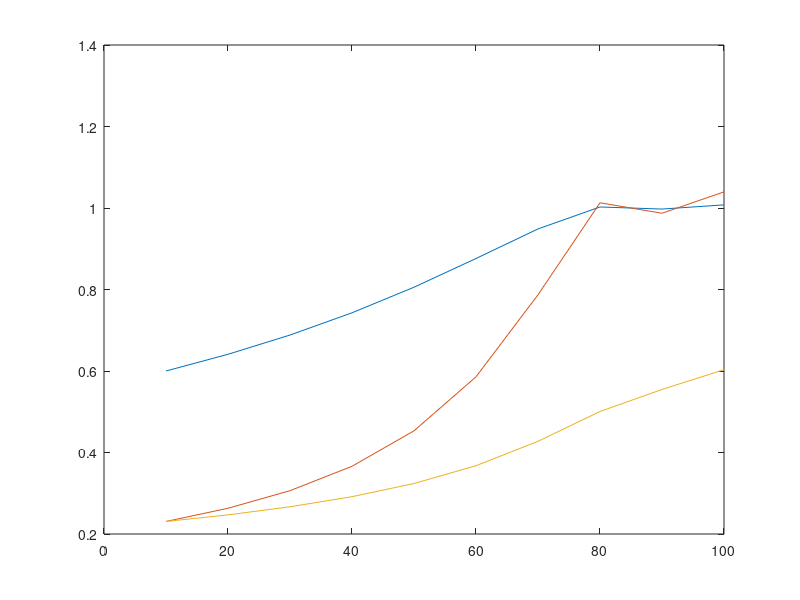

This figure's MATLAB source:
r1=0.2;
r2=5;
mol1=6;
total=10;
f1=60/100;
f2=1-f1;
molcon=0;
output=[];
for i=1:10
    Fa=(r1*f1^2+f1*f2)/(r1*f1^2+2*f1*f2+r2*f2^2);
    mol1=mol1-Fa;
    molcon=molcon+Fa;
    cumcon=molcon/i;
    total=total-1;
    output=[output;f1 Fa cumcon];
    f1=mol1/total;
    f2=1-f1;
end
c=10:10:100;
plot(c,output(:,1),c,output(:,2),c,output(:,3))
disp(output);